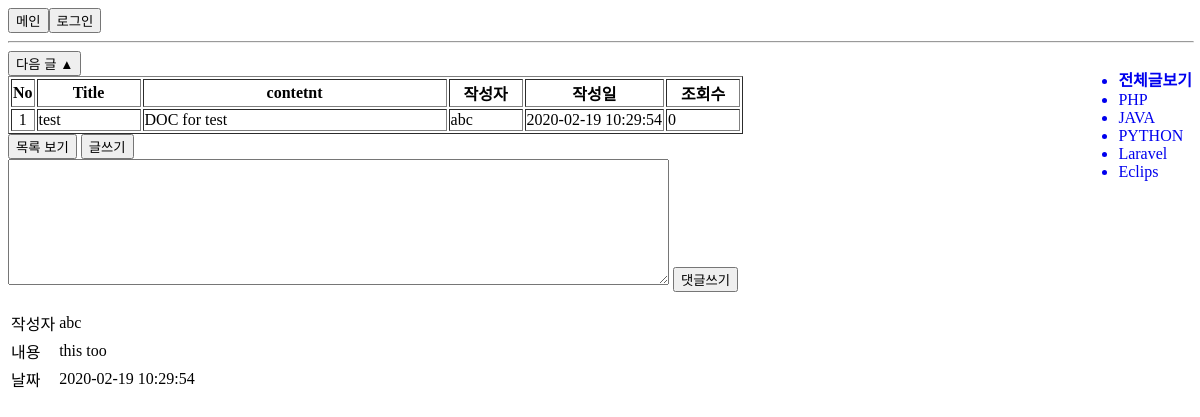
Page /show.php?content_no=1 on the committed database.
### tables this page shows
create table category_tb(
	category_no int primary key auto_increment,
    category_nm varchar(20) 
)default charset = utf8;

### show.php (the view, shortened to what this page needs)
<link rel="stylesheet" href="show.css">
<header>
<button id="main" onclick="location.href='main.php'">메인</button>
<?php
if(isset($_SESSION['id']))
{   $id = $_SESSION['id'];
    ?>
	<button class="header" onclick="location.href='logout.php'"> 로그아웃</button>
    <a href="mypage.php"><button class="header">마이페이지</button></a>
    <?php
    print '<div class="header">'.$id.' 님</div>';
}
else
{   $id='';
?>
	<button onclick="location.href='login.html'"> 로그인</button>
<?php
}
?>
</header>
<hr>
<div class="main_content">
<?php
$pdo = DB_conn();
$_SESSION['content_no'] = $content_no = $_GET['content_no'];
$category = $_SESSION['category'];
try
{
    if($category>0)
    {   $query = "SELECT max(content_no) max, min(content_no) min from contents_tb where category_no = $category";
        $stmh=$pdo->prepare($query);
        $stmh->execute();
    }
    else
    {   $query = "SELECT max(content_no) max, min(content_no) min from contents_tb";
        $stmh=$pdo->prepare($query);
        $stmh->execute();
    }
}
catch(PDOException $e)
{   print 'err: '. $e->getMessage();
$pdo->rollBack();
}
while ($row=$stmh->fetch(PDO::FETCH_ASSOC)) {
    $max=$row['max'];
}
try
{
    if($category>0)
    {   $query = "SELECT max(content_no) forward from contents_tb where content_no < $content_no and category_no=$category";
        $stmh=$pdo->prepare($query);
        $stmh->execute();
    }
    else
    {   $query = "SELECT max(content_no) forward from contents_tb where content_no < $content_no";
        $stmh=$pdo->prepare($query);
        $stmh->execute();
    }
}
catch(PDOException $e)
{   print 'err: '. $e->getMessage();
$pdo->rollBack();
}
try
{
    if($category>0)
    {   $query = "SELECT min(content_no) next_ from contents_tb where content_no > $content_no and category_no = $category";
        $stmh=$pdo->prepare($query);
        $stmh->execute();
    }
    else
    {   $query = "SELECT min(content_no) next_ from contents_tb where content_no > $content_no";
        $stmh=$pdo->prepare($query);
        $stmh->execute();
    }
}
catch(PDOException $e)
{   print 'err: '. $e->getMessage();
$pdo->rollBack();
}
while ($row=$stmh->fetch(PDO::FETCH_ASSOC)) {
    $next=$row['next_'];
}
if (!($max==($content_no))) {
    print "<button onclick='location.href=\"show.php?content_no=".($next)."\"'>다음 글 ▲</button>";
}
if(!isset($_COOKIE[$id.$content_no])) {
    try
    {
        $query = "update contents_tb set view_cnt = view_cnt + 1 where content_no = :no";
        $stmh=$pdo->prepare($query);
        $stmh->bindValue(':no',$content_no);
        $stmh->execute();
    }
    catch(PDOException $e)
    {   print 'err: '. $e->getMessage();
    $pdo->rollBack();
    }
}
try
{
    $query = "select * from show_view where content_no = :no";
    $stmh=$pdo->prepare($query);
    $stmh->bindValue(':no',$content_no);
    $stmh->execute();
}
catch(PDOException $e)
{   print 'err: '. $e->getMessage();
    $pdo->rollBack();
}
?>
<TABLE border="1">
<TBODY>
    <TR>
        <TH>No</TH>
        <TH width=100px>Title</TH>
        <TH width=300px>contetnt</TH>
        <TH width=70px>작성자</TH>
        <TH>작성일</TH>
        <TH width=70px>조회수</TH>
    </TR>
<?php
while($row=$stmh->fetch(PDO::FETCH_ASSOC))
{?>
    <TR>
        <TD align="center"><?=htmlspecialchars($row['content_no'])?></TD>
        <TD><?=$row['title']?></TD>
        <TD><?=nl2br($row['content'])?></TD>
        <TD><?=$writer=$row['id']?></TD>
        <TD><?=$row['write_dt']?></TD>
        <TD><?=$row['view_cnt']?></TD>
    </TR>
<?php
}
?>
</TBODY>
</TABLE>
<footer>
<button onclick="location.href='list.php'">목록 보기</button>
<button onclick="location.href='insert.php'">글쓰기</button>
</div>
<div class='category'>
    <ul>
        <a href="list.php?category=0"><li><b>전체글보기</b></li></a>
        <?php
        try
        {   $query = "SELECT * from category_tb";
            $stmh = $pdo->prepare($query);
            $stmh->execute();
        }
        catch(PDOException $e){ print 'err: '.$e->getMessage(); }
        while($row=$stmh->fetch(PDO::FETCH_ASSOC))
        {   $cg_no = $row['category_no'];
            $cg_nm = $row['category_nm'];
            print "<a href='list.php?category=$cg_no'><li>$cg_nm</li></a>";
        }
        ?>
    </ul>
</div>
<?php require_once('reply.php'); ?>

### show.css (style rules this page uses)
.main_content { width: auto; float: left; }
.category { float: right; }
hr { width: 100%; }
#main { float: left; }
a:link { text-decoration: none; }

### rows in the picture
category_tb: category_nm "PHP"
category_tb: category_nm "JAVA"
category_tb: category_nm "PYTHON"
category_tb: category_nm "Laravel"
category_tb: category_nm "Eclips"

### other values in the picture
$row['content_no'] "1"
$row['title'] "test"
$row['content'] "DOC for test"
$writer=$row['id'] "abc"
$row['write_dt'] "2020-02-19 10:29:54"
$row['view_cnt'] "0"
$writer=$coment_row['id'] "abc"
$coment_row['coment'] "this too"
$coment_row['write_dt'] "2020-02-19 10:29:54"
